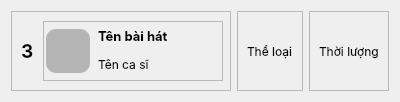
            <widget class="QWidget" name="cardframe_6" native="true">
             <property name="sizePolicy">
              <sizepolicy hsizetype="Preferred" vsizetype="Fixed">
               <horstretch>0</horstretch>
               <verstretch>0</verstretch>
              </sizepolicy>
             </property>
             <property name="maximumSize">
              <size>
               <width>1440</width>
               <height>100</height>
              </size>
             </property>
             <property name="font">
              <font>
               <family>Inter</family>
              </font>
             </property>
             <layout class="QHBoxLayout" name="horizontalLayout_37">
              <item>
               <widget class="QFrame" name="frame_32">
                <property name="minimumSize">
                 <size>
                  <width>220</width>
                  <height>80</height>
                 </size>
                </property>
                <property name="maximumSize">
                 <size>
                  <width>220</width>
                  <height>80</height>
                 </size>
                </property>
                <property name="frameShape">
                 <enum>QFrame::StyledPanel</enum>
                </property>
                <property name="frameShadow">
                 <enum>QFrame::Raised</enum>
                </property>
                <layout class="QHBoxLayout" name="horizontalLayout_38">
                 <item>
                  <widget class="QLabel" name="label_26">
                   <property name="minimumSize">
                    <size>
                     <width>16</width>
                     <height>16</height>
                    </size>
                   </property>
                   <property name="maximumSize">
                    <size>
                     <width>16</width>
                     <height>16</height>
                    </size>
                   </property>
                   <property name="font">
                    <font>
                     <family>Inter</family>
                     <pointsize>14</pointsize>
                     <weight>75</weight>
                     <bold>true</bold>
                    </font>
                   </property>
                   <property name="text">
                    <string>3</string>
                   </property>
                  </widget>
                 </item>
                 <item>
                  <widget class="QFrame" name="frame_33">
                   <property name="minimumSize">
                    <size>
                     <width>180</width>
                     <height>60</height>
                    </size>
                   </property>
                   <property name="maximumSize">
                    <size>
                     <width>180</width>
                     <height>60</height>
                    </size>
                   </property>
                   <property name="frameShape">
                    <enum>QFrame::StyledPanel</enum>
                   </property>
                   <property name="frameShadow">
                    <enum>QFrame::Raised</enum>
                   </property>
                   <layout class="QHBoxLayout" name="horizontalLayout_39">
                    <property name="leftMargin">
                     <number>0</number>
                    </property>
                    <property name="topMargin">
                     <number>0</number>
                    </property>
                    <property name="rightMargin">
                     <number>0</number>
                    </property>
                    <property name="bottomMargin">
                     <number>0</number>
                    </property>
                    <item>
                     <widget class="QLabel" name="label_27">
                      <property name="maximumSize">
                       <size>
                        <width>44</width>
                        <height>44</height>
                       </size>
                      </property>
                      <property name="styleSheet">
                       <string notr="true">background-color:rgb(181, 181, 181);
border-radius: 10px;</string>
                      </property>
                      <property name="text">
                       <string/>
                      </property>
                      <property name="pixmap">
                       <pixmap>resources.qrc/music-player.svg</pixmap>
                      </property>
                      <property name="scaledContents">
                       <bool>true</bool>
                      </property>
                     </widget>
                    </item>
                    <item>
                     <layout class="QVBoxLayout" name="verticalLayout_7">
                      <property name="spacing">
                       <number>4</number>
                      </property>
                      <item>
                       <widget class="QLabel" name="label_28">
                        <property name="minimumSize">
                         <size>
                          <width>120</width>
                          <height>20</height>
                         </size>
                        </property>
                        <property name="maximumSize">
                         <size>
                          <width>120</width>
                          <height>20</height>
                         </size>
                        </property>
                        <property name="font">
                         <font>
                          <family>Inter</family>
                          <pointsize>10</pointsize>
                          <weight>75</weight>
                          <bold>true</bold>
                         </font>
                        </property>
                        <property name="text">
                         <string>Tên bài hát</string>
                        </property>
                       </widget>
                      </item>
                      <item>
                       <widget class="QLabel" name="label_29">
                        <property name="minimumSize">
                         <size>
                          <width>120</width>
                          <height>20</height>
                         </size>
                        </property>
                        <property name="maximumSize">
                         <size>
                          <width>120</width>
                          <height>20</height>
                         </size>
                        </property>
                        <property name="font">
                         <font>
                          <family>Inter</family>
                         </font>
                        </property>
                        <property name="text">
                         <string>Tên ca sĩ</string>
                        </property>
                       </widget>
                      </item>
                     </layout>
                    </item>
                   </layout>
                  </widget>
                 </item>
                </layout>
               </widget>
              </item>
              <item>
               <widget class="QFrame" name="frame_34">
                <property name="frameShape">
                 <enum>QFrame::StyledPanel</enum>
                </property>
                <property name="frameShadow">
                 <enum>QFrame::Raised</enum>
                </property>
                <layout class="QHBoxLayout" name="horizontalLayout_40">
                 <item alignment="Qt::AlignHCenter">
                  <widget class="QLabel" name="label_30">
                   <property name="text">
                    <string>Thể loại</string>
                   </property>
                  </widget>
                 </item>
                </layout>
               </widget>
              </item>
              <item>
               <widget class="QFrame" name="frame_35">
                <property name="frameShape">
                 <enum>QFrame::StyledPanel</enum>
                </property>
                <property name="frameShadow">
                 <enum>QFrame::Raised</enum>
                </property>
                <layout class="QHBoxLayout" name="horizontalLayout_41">
                 <item alignment="Qt::AlignHCenter">
                  <widget class="QLabel" name="label_31">
                   <property name="text">
                    <string>Thời lượng</string>
                   </property>
                  </widget>
                 </item>
                </layout>
               </widget>
              </item>
             </layout>
            </widget>
